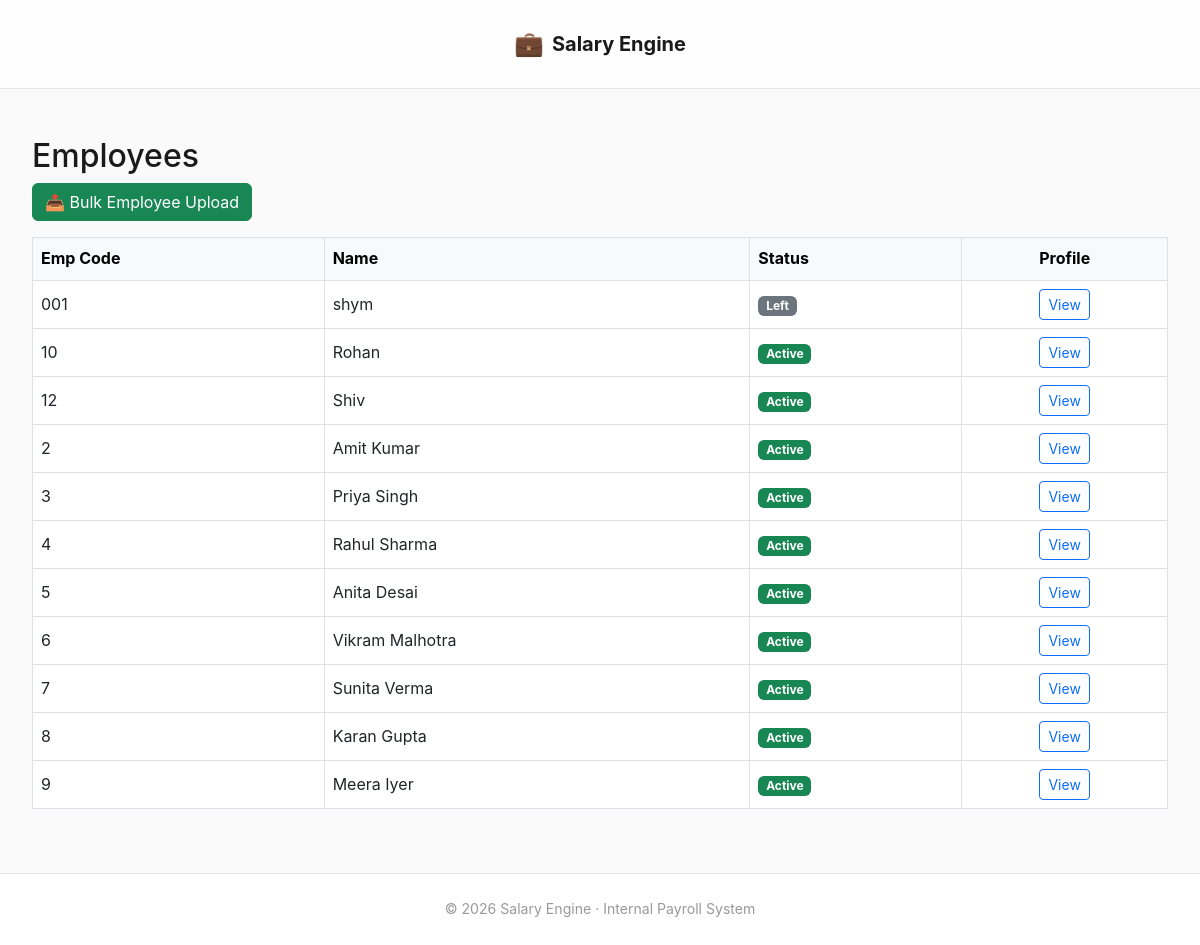
/employees/, run on the app's committed database.
### employees/models.py (models this page shows, shortened)
class Employee(models.Model):
    company = models.ForeignKey(
        Company,
        on_delete=models.PROTECT,
        related_name="employees"
    )
    emp_code = models.CharField(max_length=50)
    name = models.CharField(max_length=200)
    father_name = models.CharField(max_length=200, blank=True)
    uan_number = models.CharField(max_length=20, unique=True, null=True, blank=True)
    esic_number = models.CharField(max_length=20, unique=True, null=True, blank=True)
    document_number = models.CharField(max_length=50, unique=True, null=True, blank=True)
    default_salary = models.DecimalField(max_digits=10, decimal_places=2, null=True, blank=True)
    joining_date = models.DateField()
    exit_date = models.DateField(null=True, blank=True)
    created_at = models.DateTimeField(auto_now_add=True)
    approved_by = models.ForeignKey(User, null=True, blank=True, on_delete=models.SET_NULL,
                                    related_name="approved_employees")
    class Meta:
        unique_together = ("company", "emp_code")
        ordering = ["emp_code"]

### employees/views.py (the view)
# urls.py: path("", employee_list, name="employee_list"),
def employee_list(request):
    employees = Employee.objects.order_by("emp_code")
    return render(
        request,
        "employees/employee_list.html",
        {"employees": employees}
    )

### dashboard/context_processors.py (called while the page is built, shortened)
def approval_badges(request):
    if not request.user.is_authenticated or not request.user.is_staff:
        return {}

### templates/employees/employee_list.html (shortened to what this page needs)
{% extends "base.html" %}
{% block content %}
<h2>Employees</h2>
<div class="mb-3 d-flex gap-2">
    {% if not request.user.is_staff %}
        <a class="btn btn-success"
           href="{% url 'employees:upload_employee_drafts' %}">
            📤 Bulk Employee Upload
        </a>
    {% endif %}
</div>
<div class="table-responsive">
<table class="table table-bordered table-hover align-middle">
    <thead class="table-light">
        <tr>
            <th>Emp Code</th>
            <th>Name</th>
            <th>Status</th>
            <th class="text-center">Profile</th>
        </tr>
    </thead>
    <tbody>
        {% for e in employees %}
        <tr>
            <td>{{ e.emp_code }}</td>
            <td>{{ e.name }}</td>
            <td>
                {% if e.exit_date %}
                    <span class="badge bg-secondary">Left</span>
                {% else %}
                    <span class="badge bg-success">Active</span>
                {% endif %}
            </td>
            <td class="text-center">
                <a href="{% url 'employees:employee_profile' e.id %}"
                   class="btn btn-sm btn-outline-primary">
                    View
                </a>
            </td>
        </tr>
        {% empty %}
        <tr>
            <td colspan="4" class="text-center text-muted">
                No employees found
            </td>
        </tr>
        {% endfor %}
    </tbody>
</table>
</div>
{% endblock %}

### templates/base.html (style rules this page uses)
:root { --bg-primary: #fafafa; --bg-secondary: #ffffff; --bg-hover: #f5f5f5; --text-primary: #1a1a1a; --text-secondary: #666666; --text-muted: #999999; --accent: #2563eb; --accent-hover: #1d4ed8; --accent-light: rgba(37, 99, 235, 0.1); --success: #10b981; --warning: #f59e0b; --danger: #ef4444; --border: #e5e5e5; --shadow-sm: 0 1px 2px rgba(0,0,0,0.04); --shadow-md: 0 4px 16px rgba(0,0,0,0.06); --shadow-lg: 0 8px 24px rgba(0,0,0,0.08); --radius: 10px; --transition: all 0.3s cubic-bezier(0.4, 0, 0.2, 1); }
* { box-sizing: border-box; }
body { font-family: -apple-system, BlinkMacSystemFont, 'Inter', 'Segoe UI', sans-serif; background: var(--bg-primary); color: var(--text-primary); min-height: 100vh; display: flex; flex-direction: column; line-height: 1.6; -webkit-font-smoothing: antialiased; -moz-osx-font-smoothing: grayscale; margin: 0; padding: 0; }

### data on the page
Employee: emp_code "001", name "shym", exit_date "Left"
Employee: emp_code "10", name "Rohan", shows "Active"
Employee: emp_code "12", name "Shiv", shows "Active"
Employee: emp_code "2", name "Amit Kumar", shows "Active"
Employee: emp_code "3", name "Priya Singh", shows "Active"
Employee: emp_code "4", name "Rahul Sharma", shows "Active"
Employee: emp_code "5", name "Anita Desai", shows "Active"
Employee: emp_code "6", name "Vikram Malhotra", shows "Active"
Employee: emp_code "7", name "Sunita Verma", shows "Active"
Employee: emp_code "8", name "Karan Gupta", shows "Active"
Employee: emp_code "9", name "Meera Iyer", shows "Active"
